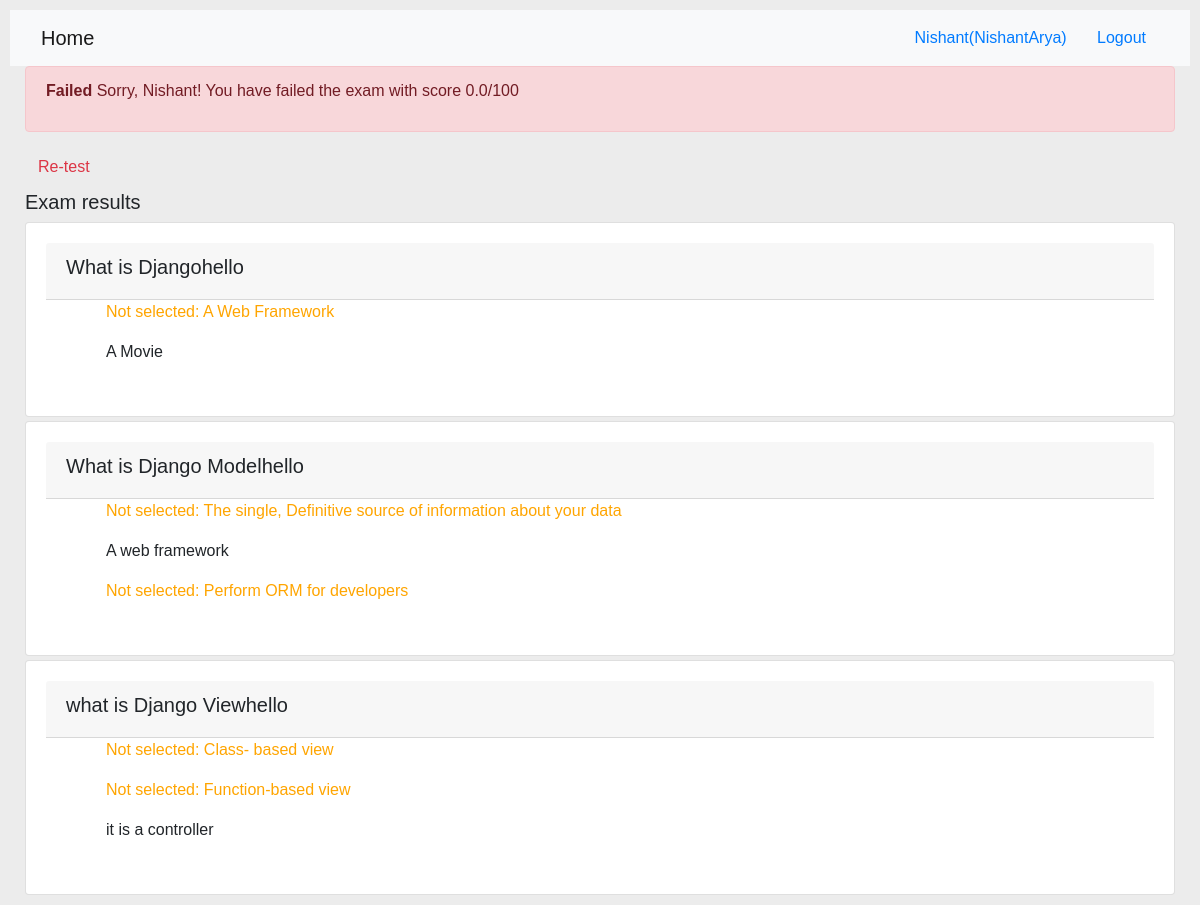
/onlinecourse/course/1/submission/1/result/ (signed in), run on the app's committed database.
### onlinecourse/models.py (models this page shows, shortened)
class Qusetion(models.Model):
    course= models.ManyToManyField(Course)
    lesson_id = models.ForeignKey(Lesson,  on_delete=models.CASCADE)
    question_text = models.CharField(max_length=1000)
    grade=models.IntegerField()

class Choice(models.Model):
    choice_text = models.CharField(max_length=1000)
    is_correct = models.BooleanField()
    question_id = models.ForeignKey(Qusetion,  on_delete=models.CASCADE)

### onlinecourse/views.py (the view)
# urls.py: path('course/<int:course_id>/submission/<int:submission_id>/result/', views.show_exam_result, name='show_exam_result'),
def show_exam_result(request, course_id, submission_id):
    context={}
    course = get_object_or_404(Course, pk=course_id)
    submission = get_object_or_404(Submission, pk=submission_id)
    lesson= Lesson.objects.get(course=course_id)
    choice_id = submission.choice.all()
    score=0
    total=0
    for quest in lesson.qusetion_set.all():
        for choice in quest.choice_set.all():
            if choice.is_correct:
                total+=1
    for c in choice_id:
        if c.is_correct:
            ques = get_object_or_404(Qusetion, pk=c.question_id.id)
            score+=ques.grade
    grade=(score/total)*100
    context['course']=course
    context['submission']=submission
    context['grade']=grade
    context['lesson']=lesson
    return render(request, 'onlinecourse/exam_result_bootstrap.html',context)

### onlinecourse/templates/onlinecourse/exam_result_bootstrap.html (shortened to what this page needs)
<!DOCTYPE html>
<html lang="en">
<head>
    {% load static %}
    <link rel="stylesheet" href="https://maxcdn.bootstrapcdn.com/bootstrap/4.5.2/css/bootstrap.min.css">
    <link rel="stylesheet" type="text/css" href="{% static 'onlinecourse/course.css' %}">
</head>
<body>
 <nav class="navbar navbar-light bg-light">
    <div class="container-fluid">
        <div class="navbar-header">
              <a class="navbar-brand" href="{% url 'onlinecourse:index' %}">Home</a>
        </div>
        <ul class="nav navbar-nav navbar-right">
            {% if user.is_authenticated %}
            <li>
                <a class="btn btn-link" href="#">{{ user.first_name }}({{ user.username }})</a>
                <a class="btn btn-link" href="{% url 'onlinecourse:logout' %}">Logout</a>
            </li>
            {% endif %}
        </ul>
    </div>
</nav>
<div class="container-fluid">
    {% if grade >= 80 %}
    <div class="alert alert-success">
       <p><b>Congratulations, {{user.first_name}}!</b> You have passed the exam and completed the course with score {{grade}}/100<p>
    </div>
        {% else %}
        <div class="alert alert-danger">
            <p><b>Failed</b> Sorry, {{user.first_name}}! You have failed the exam with score {{grade}}/100<p>
        </div>
        <a class="btn btn-link text-danger" href="{% url 'onlinecourse:course_details' course.id %}">Re-test</a>
        {% endif %}
        <div class="card-columns-vertical mt-1">
        <h5 class="">Exam results</h5>
            <form>
                        {% for question in lesson.qusetion_set.all %}
                        <div class="card mt-1">
                            <div class="card-header"><h5>{{ question.question_text}}hello</h5></div>
                            <div class="form-group">
                                {% for choice in question.choice_set.values %}
                                    {% if choice in submission.choice.values %}
                                        {% if choice.is_correct %}
                                            <div class="form-check">
                                                    <ol style="color:green"> Correct Answer: {{ choice.choice_text }}</ol>
                                            </div>
                                        {% else %}
                                            <div class="form-check">
                                                <ol>  {{ choice.choice_text }}</ol>
                                            </div>
                                        {% endif %}
                                    {%else%}
                                        {% if choice.is_correct %}
                                            <div class="form-check">
                                                    <ol style="color:orange"> Not selected: {{ choice.choice_text }}</ol>
                                            </div>
                                        {% else  %}
                                            <div class="form-check">
                                                <ol>  {{ choice.choice_text }}</ol>
                                            </div>
                                        {% endif %}
                                    {%endif%}
                                {% endfor %}
                            </div>
                        </div>
                    {% endfor %}
            </form>
        </div>
    </div>
</body>
</html>

### static/onlinecourse/course.css (style rules this page uses)
body { font-family: Arial, Helvetica, sans-serif; }
* { box-sizing: border-box }
body { font-family: Arial; padding: 10px; background: #ececec; }
.card { background-color: white; padding: 20px; margin-top: 20px; }

### data on the page
Qusetion: question_text "What is Django"
Choice: choice_text "A Web Framework"
Choice: choice_text "A Movie"
Qusetion: question_text "What is Django Model"
Choice: choice_text "The single, Definitive source of information about your data"
Choice: choice_text "A web framework"
Choice: choice_text "Perform ORM for developers"
Qusetion: question_text "what is Django View"
Choice: choice_text "Class- based view"
Choice: choice_text "Function-based view"
Choice: choice_text "it is a controller"

### other printed values
{{ user.first_name }} "Nishant"
{{ user.username }} "NishantArya"
{{ grade }} "0.0"
